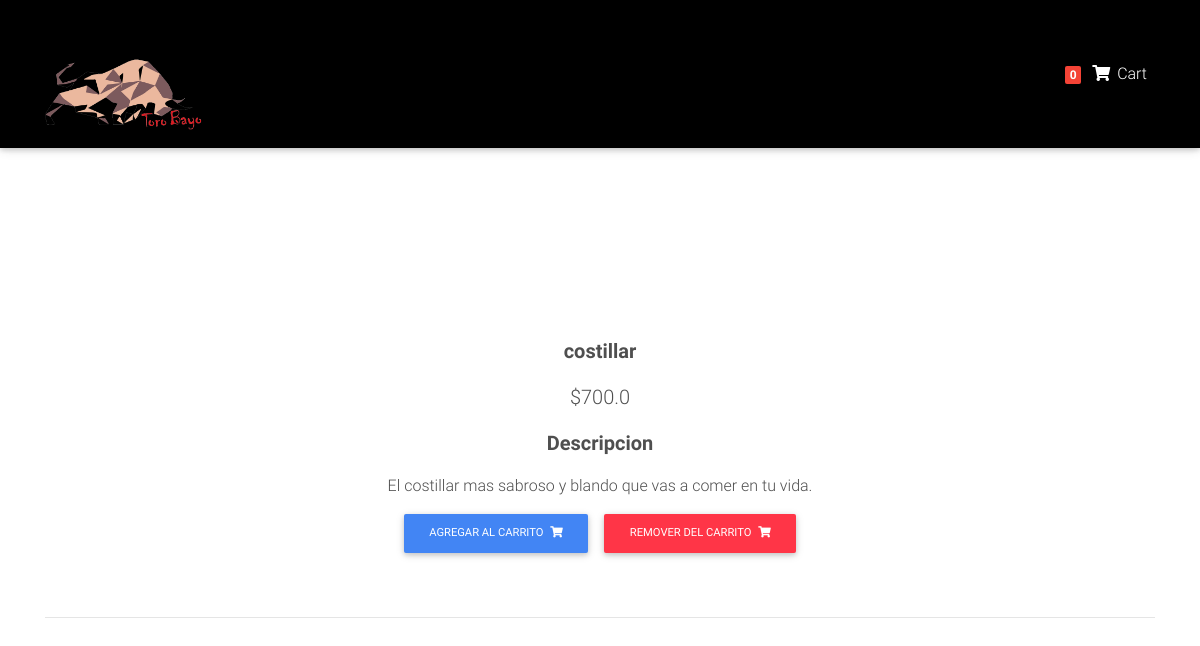
The app's page /producto/Test-product1/ with its own data.
### Buffet/models.py (models this page shows, shortened)
class Item(models.Model):
    title = models.CharField(max_length=100)
    price = models.FloatField()
    category = models.CharField(choices=CATEGORY_CHOICES, max_length=2)
    slug = models.SlugField()
    descripcion = models.TextField()
    def add_to_cart_url(self):
        return reverse("Buffet:add_to_cart", kwargs={
            'slug': self.slug
        })
    def get_remove_cart(self):
        return reverse("Buffet:remove_cart", kwargs={
            'slug': self.slug
        })

### Buffet/views.py (the view)
# urls.py: path('producto/<slug>/', ItemDetailView.as_view(), name = 'product'),
class ItemDetailView(DetailView):
    model = Item
    template_name = "product.html"

### Buffet/templatetags/cart_templatestags.py (called while the page is built)
@register.filter
def cart_item_count(user):
    if user.is_authenticated:
        qs = Order.objects.filter(user=user, ordered=False)
        if qs.exists():
            return qs[0].items.count()
    return 0

### Buffet/templates/product.html (shortened to what this page needs)
{% extends "base_cart.html" %}
{% load static %}
{% block content %}
<body>
  <main class="mt-5 pt-4">
    <div class="container dark-grey-text mt-5">
      <div class="row wow fadeIn">
        <div class="col-md-6 mb-4"style="text-align: center; margin-left: auto; margin-right: auto;">
          <div class="p-4" style="text-align: center; margin-left: auto; margin-right: auto;">
            <p class="lead font-weight-bold">
              <span><strong>{{ object.title }}</strong></span>
            </p>
            <p class="lead">
              <span>${{ object.price }}</span>
            </p>
            <p class="lead font-weight-bold">Descripcion</p>
            <p>{{ object.descripcion }}</p>
            <a href="{{ object.add_to_cart_url }}" class="btn btn-primary btn-md my-0 p" >Agregar al Carrito
              <i class="fas fa-shopping-cart ml-1"></i>
            </a>
            <a href="{{ object.get_remove_cart }}" class="btn btn-danger btn-md my-0 p" >Remover del Carrito
              <i class="fas fa-shopping-cart ml-1"></i>
            </a>
          </div>
        </div>
      </div>
      <hr>
{% endblock %}

### Buffet/templates/base_cart.html (style rules this page uses)
html, body, header, .carousel { height: 60vh; }

### records on screen
Item: title "costillar", price "700.0", descripcion "El costillar mas sabroso y blando que vas a comer en tu vida."

### other values on screen
{{ request.user|cart_item_count }} "0"
